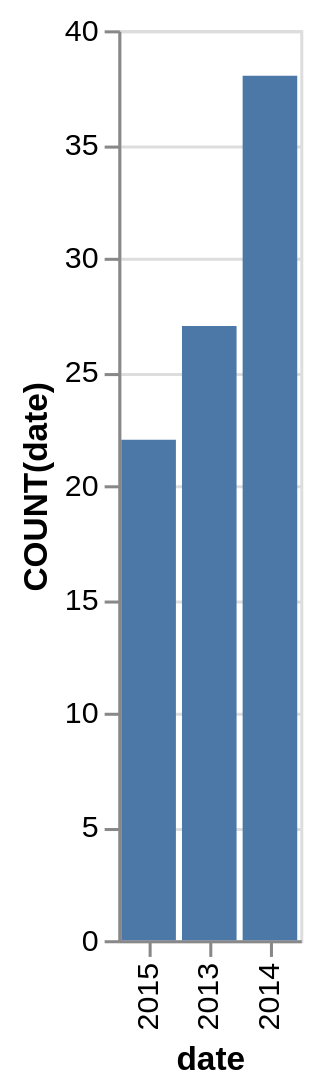

The Vega-Lite source for this figure:
### Vega-Lite specification from a JSON file in a GitHub repository (floating-point values rounded to 4 significant figures)
{"data": {"values": [{"x_data": "2015", "y_data": 22}, {"x_data": "2013", "y_data": 27}, {"x_data": "2014", "y_data": 38}]}, "mark": "bar", "encoding": {"x": {"field": "x_data", "type": "nominal", "title": "date", "sort": {"op": "sum", "field": "y_data", "order": "ascending"}}, "y": {"field": "y_data", "type": "quantitative", "title": "COUNT(date)"}}}
